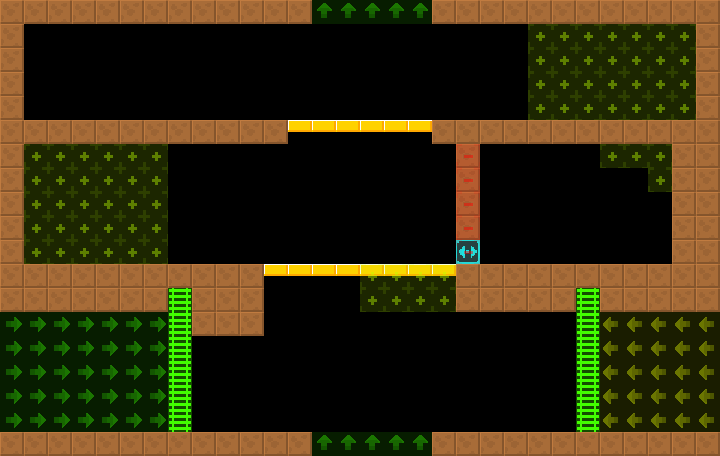

Tiled map render using the project's own tile images. Description and the map definition, with tile-layer contents summarised, below:
An orthogonal 30x19 tile map with 24x24 px tiles, 2 tile layers (col, lnk), 2 tilesets and 2 objects (2x Door).

<map version="1.4" tiledversion="1.4.0" orientation="orthogonal" renderorder="right-down" width="30" height="19" tilewidth="24" tileheight="24" infinite="0" nextlayerid="4" nextobjectid="8">
 <tileset firstgid="1" source="lnk.tsx" />
 <tileset firstgid="9" source="col.tsx" />
 <layer id="1" name="col" width="30" height="19">
  <data>[570 cells, 173 non-empty, 4 distinct tile ids]</data>
 </layer>
 <layer id="2" name="lnk" width="30" height="19" opacity="0.5">
  <data>[570 cells, 145 non-empty, 5 distinct tile ids]</data>
 </layer>
 <objectgroup id="3" name="markers" opacity="0.5">
  <object id="1" name="Door" type="Door" x="144" y="96" width="24" height="24">
   <properties>
    <property name="xr" value="0" />
    <property name="yr" value="0" />
   </properties>
  </object>
  <object id="2" name="Door" type="Door" x="144" y="240" width="24" height="24">
   <properties>
    <property name="xr" value="0" />
    <property name="yr" value="0" />
   </properties>
  </object>
 </objectgroup>
</map>
